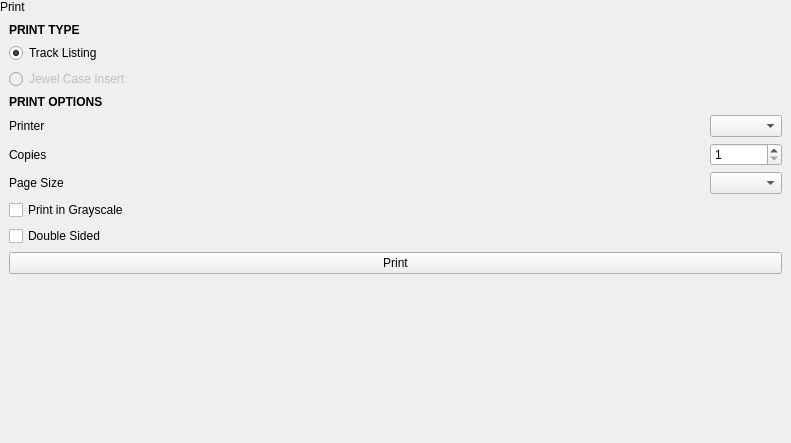
<?xml version="1.0" encoding="UTF-8"?>
<ui version="4.0">
 <class>PrintPopover</class>
 <widget class="QWidget" name="PrintPopover">
  <property name="geometry">
   <rect>
    <x>0</x>
    <y>0</y>
    <width>791</width>
    <height>443</height>
   </rect>
  </property>
  <property name="windowTitle">
   <string>Form</string>
  </property>
  <layout class="QVBoxLayout" name="verticalLayout_2">
   <property name="spacing">
    <number>0</number>
   </property>
   <property name="leftMargin">
    <number>0</number>
   </property>
   <property name="topMargin">
    <number>0</number>
   </property>
   <property name="rightMargin">
    <number>0</number>
   </property>
   <property name="bottomMargin">
    <number>0</number>
   </property>
   <item>
    <widget class="tTitleLabel" name="titleLabel">
     <property name="text">
      <string notr="true">Print</string>
     </property>
    </widget>
   </item>
   <item>
    <layout class="QHBoxLayout" name="printerLayout">
     <item>
      <widget class="QWidget" name="containerWidget" native="true">
       <layout class="QGridLayout" name="gridLayout">
        <item row="4" column="1">
         <widget class="QComboBox" name="printerBox"/>
        </item>
        <item row="1" column="0" colspan="2">
         <widget class="QRadioButton" name="trackListingButton">
          <property name="text">
           <string>Track Listing</string>
          </property>
          <property name="checked">
           <bool>true</bool>
          </property>
         </widget>
        </item>
        <item row="6" column="1">
         <widget class="QComboBox" name="pageSizeBox"/>
        </item>
        <item row="5" column="0">
         <widget class="QLabel" name="label_4">
          <property name="text">
           <string>Copies</string>
          </property>
         </widget>
        </item>
        <item row="3" column="0" colspan="2">
         <widget class="QLabel" name="label_2">
          <property name="font">
           <font>
            <bold>true</bold>
           </font>
          </property>
          <property name="text">
           <string>PRINT OPTIONS</string>
          </property>
         </widget>
        </item>
        <item row="0" column="0" colspan="2">
         <widget class="QLabel" name="label">
          <property name="font">
           <font>
            <bold>true</bold>
           </font>
          </property>
          <property name="text">
           <string>PRINT TYPE</string>
          </property>
         </widget>
        </item>
        <item row="10" column="0">
         <spacer name="verticalSpacer">
          <property name="orientation">
           <enum>Qt::Vertical</enum>
          </property>
          <property name="sizeHint" stdset="0">
           <size>
            <width>20</width>
            <height>40</height>
           </size>
          </property>
         </spacer>
        </item>
        <item row="9" column="0" colspan="2">
         <widget class="QPushButton" name="printButton">
          <property name="text">
           <string>Print</string>
          </property>
          <property name="icon">
           <iconset theme="document-print"/>
          </property>
         </widget>
        </item>
        <item row="2" column="0" colspan="2">
         <widget class="QRadioButton" name="jewelCaseButton">
          <property name="enabled">
           <bool>false</bool>
          </property>
          <property name="text">
           <string>Jewel Case Insert</string>
          </property>
         </widget>
        </item>
        <item row="4" column="0">
         <widget class="QLabel" name="label_3">
          <property name="sizePolicy">
           <sizepolicy hsizetype="Expanding" vsizetype="Preferred">
            <horstretch>0</horstretch>
            <verstretch>0</verstretch>
           </sizepolicy>
          </property>
          <property name="text">
           <string>Printer</string>
          </property>
         </widget>
        </item>
        <item row="5" column="1">
         <widget class="QSpinBox" name="copiesBox">
          <property name="minimum">
           <number>1</number>
          </property>
         </widget>
        </item>
        <item row="6" column="0">
         <widget class="QLabel" name="label_5">
          <property name="text">
           <string>Page Size</string>
          </property>
         </widget>
        </item>
        <item row="7" column="0" colspan="2">
         <widget class="QCheckBox" name="grayscaleBox">
          <property name="text">
           <string>Print in Grayscale</string>
          </property>
         </widget>
        </item>
        <item row="8" column="0" colspan="2">
         <widget class="QCheckBox" name="duplexBox">
          <property name="text">
           <string>Double Sided</string>
          </property>
         </widget>
        </item>
       </layout>
      </widget>
     </item>
    </layout>
   </item>
  </layout>
 </widget>
 <customwidgets>
  <customwidget>
   <class>tTitleLabel</class>
   <extends>QLabel</extends>
   <header location="global">ttitlelabel.h</header>
   <slots>
    <signal>backButtonClicked()</signal>
   </slots>
  </customwidget>
 </customwidgets>
 <resources/>
 <connections/>
</ui>
